Frame 1 (no input): blank canvas, image omitted
Frame 60 (no input): blank canvas, image omitted
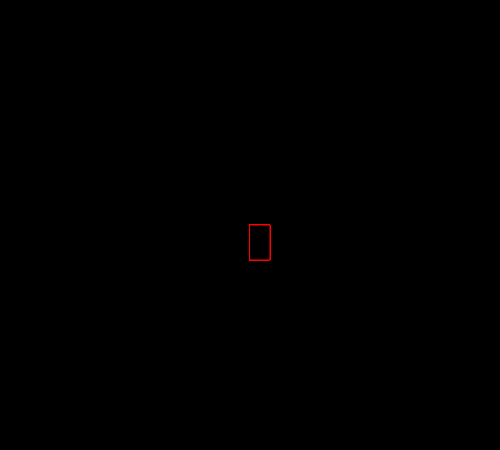
Frame 120 (the mouse pressed at the canvas centre since frame 60)

The p5.js sketch whose frames 1 and 60 were blank and that drew this single picture after the mouse press (run headless with seeded random() and noise() and a simulated clock; from frame 60 on, the mouse is pressed at the canvas centre):

// p5.js sketch
// ── sketch.js
function setup() {
    createCanvas(500, 450);
    background("black");
  }
  
  function draw() {
    stroke("red");
    fill("black");
  
    // console.log(mouseIsPressed)
  
    if (mouseIsPressed) {
      rect(mouseX, mouseY, 20, 35);
    }
  }
